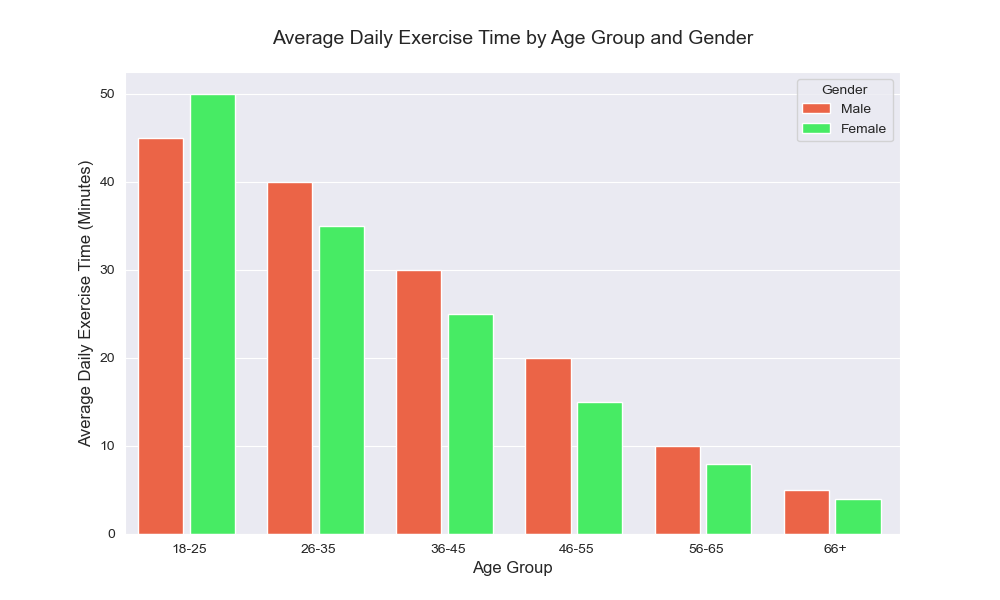

Generate this figure with Python:

import pandas as pd
import seaborn as sns
import matplotlib.pyplot as plt

# Create the dataset
data = pd.DataFrame({
    'Age Group': ['18-25', '18-25', '26-35', '26-35', '36-45', '36-45', '46-55', '46-55', '56-65', '56-65', '66+', '66+'],
    'Exercise Time (Minutes)': [45, 50, 40, 35, 30, 25, 20, 15, 10, 8, 5, 4],
    'Gender': ['Male', 'Female', 'Male', 'Female', 'Male', 'Female', 'Male', 'Female', 'Male', 'Female', 'Male', 'Female']
})

# Set the style and color palette of the plot
sns.set_style('darkgrid')
sns.set_palette(['#FF5733', '#33FF57', '#3357FF', '#FF33A1', '#57FF33', '#FF8C33'])

# Create a vertical bar chart
plt.figure(figsize=(10, 6))  # Width and height of the chart
chart = sns.barplot(x='Age Group', y='Exercise Time (Minutes)', hue='Gender', data=data, dodge=True, saturation=0.8)

chart.set_xlabel('Age Group', fontsize=12)
chart.set_ylabel('Average Daily Exercise Time (Minutes)', fontsize=12)
chart.set_title('Average Daily Exercise Time by Age Group and Gender', fontsize=14, pad=20)

# Change the width of bars
for bar in chart.patches:
    bar.set_width(0.35)

plt.show()
